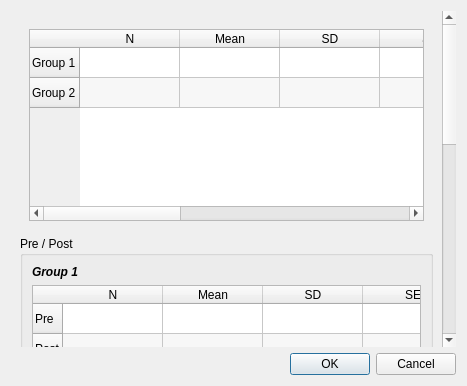
<?xml version="1.0" encoding="UTF-8"?>
<ui version="4.0">
 <class>ContinuousDataDialog</class>
 <widget class="QDialog" name="ContinuousDataDialog">
  <property name="geometry"><rect><x>0</x><y>0</y><width>0</width><height>0</height></rect></property>
  <property name="windowTitle"><string>Continuous Data</string></property>
  <property name="windowIcon"><iconset resource="../images/icons.qrc"><normaloff>:/misc/meta.png</normaloff>:/misc/meta.png</iconset></property>
  <layout class="QVBoxLayout" name="dialog_layout">
   <item>
    <widget class="QScrollArea" name="content_scroll">
     <property name="frameShape"><enum>QFrame::NoFrame</enum></property>
     <property name="widgetResizable"><bool>true</bool></property>
     <property name="horizontalScrollBarPolicy"><enum>Qt::ScrollBarAsNeeded</enum></property>
     <property name="verticalScrollBarPolicy"><enum>Qt::ScrollBarAsNeeded</enum></property>
     <widget class="QWidget" name="content_widget">
      <property name="geometry"><rect><x>0</x><y>0</y><width>0</width><height>0</height></rect></property>
      <layout class="QVBoxLayout" name="content_layout">
       <item>
        <widget class="QWidget" name="simple_group">
         <layout class="QVBoxLayout" name="simple_layout">
          <item><widget class="QTableWidget" name="simple_table">
           <property name="accessibleName"><string>Continuous group summary data</string></property><property name="accessibleDescription"><string>Enter sample size, mean, and dispersion values for each group.</string></property>
           <property name="sizePolicy"><sizepolicy hsizetype="Expanding" vsizetype="Fixed"><horstretch>1</horstretch><verstretch>0</verstretch></sizepolicy></property>
           <property name="horizontalScrollBarPolicy"><enum>Qt::ScrollBarAsNeeded</enum></property>
           <property name="verticalScrollBarPolicy"><enum>Qt::ScrollBarAsNeeded</enum></property>
           <property name="alternatingRowColors"><bool>true</bool></property>
           <property name="rowCount"><number>2</number></property><property name="columnCount"><number>8</number></property>
           <row><property name="text"><string>Group 1</string></property></row><row><property name="text"><string>Group 2</string></property></row>
           <column><property name="text"><string>N</string></property></column><column><property name="text"><string>Mean</string></property></column><column><property name="text"><string>SD</string></property></column><column><property name="text"><string>SE</string></property></column><column><property name="text"><string>Variance</string></property></column><column><property name="text"><string>P-Value</string></property></column><column><property name="text"><string>Lower</string></property></column><column><property name="text"><string>Upper</string></property></column>
          </widget></item>
         </layout>
        </widget>
       </item>
       <item>
        <widget class="QGroupBox" name="grp_box_pre_post">
         <property name="title"><string>Pre / Post</string></property>
         <layout class="QVBoxLayout" name="pre_post_layout">
          <item><widget class="QLabel" name="grp_1_lbl"><property name="text"><string>Group 1</string></property><property name="font"><font><weight>75</weight><italic>true</italic><bold>true</bold></font></property></widget></item>
          <item><widget class="QTableWidget" name="g1_pre_post_table">
           <property name="accessibleName"><string>Group 1 pre-post continuous data</string></property><property name="accessibleDescription"><string>Enter pre-treatment and post-treatment summary values for group 1.</string></property>
           <property name="sizePolicy"><sizepolicy hsizetype="Expanding" vsizetype="Fixed"><horstretch>1</horstretch><verstretch>0</verstretch></sizepolicy></property><property name="horizontalScrollBarPolicy"><enum>Qt::ScrollBarAsNeeded</enum></property><property name="verticalScrollBarPolicy"><enum>Qt::ScrollBarAsNeeded</enum></property><property name="alternatingRowColors"><bool>true</bool></property><property name="rowCount"><number>2</number></property><property name="columnCount"><number>7</number></property>
           <row><property name="text"><string>Pre</string></property></row><row><property name="text"><string>Post</string></property></row><column><property name="text"><string>N</string></property></column><column><property name="text"><string>Mean</string></property></column><column><property name="text"><string>SD</string></property></column><column><property name="text"><string>SE</string></property></column><column><property name="text"><string>Variance</string></property></column><column><property name="text"><string>Lower</string></property></column><column><property name="text"><string>Upper</string></property></column>
          </widget></item>
          <item><widget class="QLabel" name="grp_2_lbl"><property name="text"><string>Group 2</string></property><property name="font"><font><weight>75</weight><italic>true</italic><bold>true</bold></font></property></widget></item>
          <item><widget class="QTableWidget" name="g2_pre_post_table">
           <property name="accessibleName"><string>Group 2 pre-post continuous data</string></property><property name="accessibleDescription"><string>Enter pre-treatment and post-treatment summary values for group 2.</string></property>
           <property name="sizePolicy"><sizepolicy hsizetype="Expanding" vsizetype="Fixed"><horstretch>1</horstretch><verstretch>0</verstretch></sizepolicy></property><property name="horizontalScrollBarPolicy"><enum>Qt::ScrollBarAsNeeded</enum></property><property name="verticalScrollBarPolicy"><enum>Qt::ScrollBarAsNeeded</enum></property><property name="alternatingRowColors"><bool>true</bool></property><property name="rowCount"><number>2</number></property><property name="columnCount"><number>7</number></property>
           <row><property name="text"><string>Pre</string></property></row><row><property name="text"><string>Post</string></property></row><column><property name="text"><string>N</string></property></column><column><property name="text"><string>Mean</string></property></column><column><property name="text"><string>SD</string></property></column><column><property name="text"><string>SE</string></property></column><column><property name="text"><string>Variance</string></property></column><column><property name="text"><string>Lower</string></property></column><column><property name="text"><string>Upper</string></property></column>
          </widget></item>
          <item><layout class="QFormLayout" name="correlation_layout"><property name="fieldGrowthPolicy"><enum>QFormLayout::FieldsStayAtSizeHint</enum></property><property name="rowWrapPolicy"><enum>QFormLayout::WrapLongRows</enum></property><item row="0" column="0"><widget class="QLabel" name="label"><property name="text"><string>Correlation</string></property><property name="buddy"><cstring>correlation_pre_post</cstring></property></widget></item><item row="0" column="1"><widget class="QLineEdit" name="correlation_pre_post"><property name="text"><string>0.0</string></property><property name="accessibleName"><string>Pre-post correlation</string></property><property name="accessibleDescription"><string>Enter a correlation from minus one to one.</string></property></widget></item></layout></item>
         </layout>
        </widget>
       </item>
       <item>
        <widget class="QWidget" name="effect_group">
         <layout class="QFormLayout" name="effect_layout"><property name="fieldGrowthPolicy"><enum>QFormLayout::AllNonFixedFieldsGrow</enum></property><property name="rowWrapPolicy"><enum>QFormLayout::WrapLongRows</enum></property>
          <item row="0" column="0"><widget class="QLabel" name="label_13"><property name="text"><string>Effect</string></property><property name="buddy"><cstring>effect_cbo_box</cstring></property></widget></item><item row="0" column="1"><widget class="QComboBox" name="effect_cbo_box"><property name="accessibleName"><string>Effect metric</string></property><property name="accessibleDescription"><string>Select the continuous effect measure.</string></property><property name="sizePolicy"><sizepolicy hsizetype="Expanding" vsizetype="Fixed"><horstretch>1</horstretch><verstretch>0</verstretch></sizepolicy></property></widget></item>
          <item row="1" column="0"><widget class="QLabel" name="label_14"><property name="text"><string>Est.</string></property><property name="buddy"><cstring>effect_txt_box</cstring></property></widget></item><item row="1" column="1"><widget class="QLineEdit" name="effect_txt_box"><property name="accessibleName"><string>Effect estimate</string></property><property name="accessibleDescription"><string>Enter the effect estimate on the selected metric scale.</string></property></widget></item>
          <item row="2" column="0"><widget class="QLabel" name="ci_label"><property name="text"><string>Confidence interval</string></property><property name="wordWrap"><bool>true</bool></property></widget></item>
          <item row="2" column="1"><layout class="QHBoxLayout" name="confidence_layout"><item><widget class="QLabel" name="label_15"><property name="text"><string>Lower</string></property><property name="buddy"><cstring>low_txt_box</cstring></property></widget></item><item><widget class="QLineEdit" name="low_txt_box"><property name="accessibleName"><string>Lower confidence limit</string></property><property name="accessibleDescription"><string>Enter the lower confidence limit.</string></property></widget></item><item><widget class="QLabel" name="label_2"><property name="text"><string>Upper</string></property><property name="buddy"><cstring>high_txt_box</cstring></property></widget></item><item><widget class="QLineEdit" name="high_txt_box"><property name="accessibleName"><string>Upper confidence limit</string></property><property name="accessibleDescription"><string>Enter the upper confidence limit.</string></property></widget></item></layout></item>
         </layout>
        </widget>
       </item>
       <item><layout class="QHBoxLayout" name="calculator_actions_layout"><item><widget class="QPushButton" name="clear_Btn"><property name="text"><string>Clear Form</string></property></widget></item><item><spacer name="actions_spacer"><property name="orientation"><enum>Qt::Horizontal</enum></property><property name="sizeHint" stdset="0"><size><width>40</width><height>20</height></size></property></spacer></item><item><widget class="QPushButton" name="back_calc_btn"><property name="enabled"><bool>false</bool></property><property name="text"><string>Back-Calculate Table</string></property></widget></item></layout></item>
      </layout>
     </widget>
    </widget>
   </item>
   <item><widget class="QDialogButtonBox" name="buttonBox"><property name="orientation"><enum>Qt::Horizontal</enum></property><property name="standardButtons"><set>QDialogButtonBox::Cancel|QDialogButtonBox::Ok</set></property></widget></item>
  </layout>
 </widget>
 <tabstops><tabstop>simple_table</tabstop><tabstop>g1_pre_post_table</tabstop><tabstop>g2_pre_post_table</tabstop><tabstop>correlation_pre_post</tabstop><tabstop>effect_cbo_box</tabstop><tabstop>effect_txt_box</tabstop><tabstop>low_txt_box</tabstop><tabstop>high_txt_box</tabstop><tabstop>clear_Btn</tabstop><tabstop>back_calc_btn</tabstop><tabstop>buttonBox</tabstop></tabstops>
 <resources><include location="../images/icons.qrc"/></resources>
 <connections><connection><sender>buttonBox</sender><signal>accepted()</signal><receiver>ContinuousDataDialog</receiver><slot>accept()</slot><hints/></connection><connection><sender>buttonBox</sender><signal>rejected()</signal><receiver>ContinuousDataDialog</receiver><slot>reject()</slot><hints/></connection></connections>
</ui>
